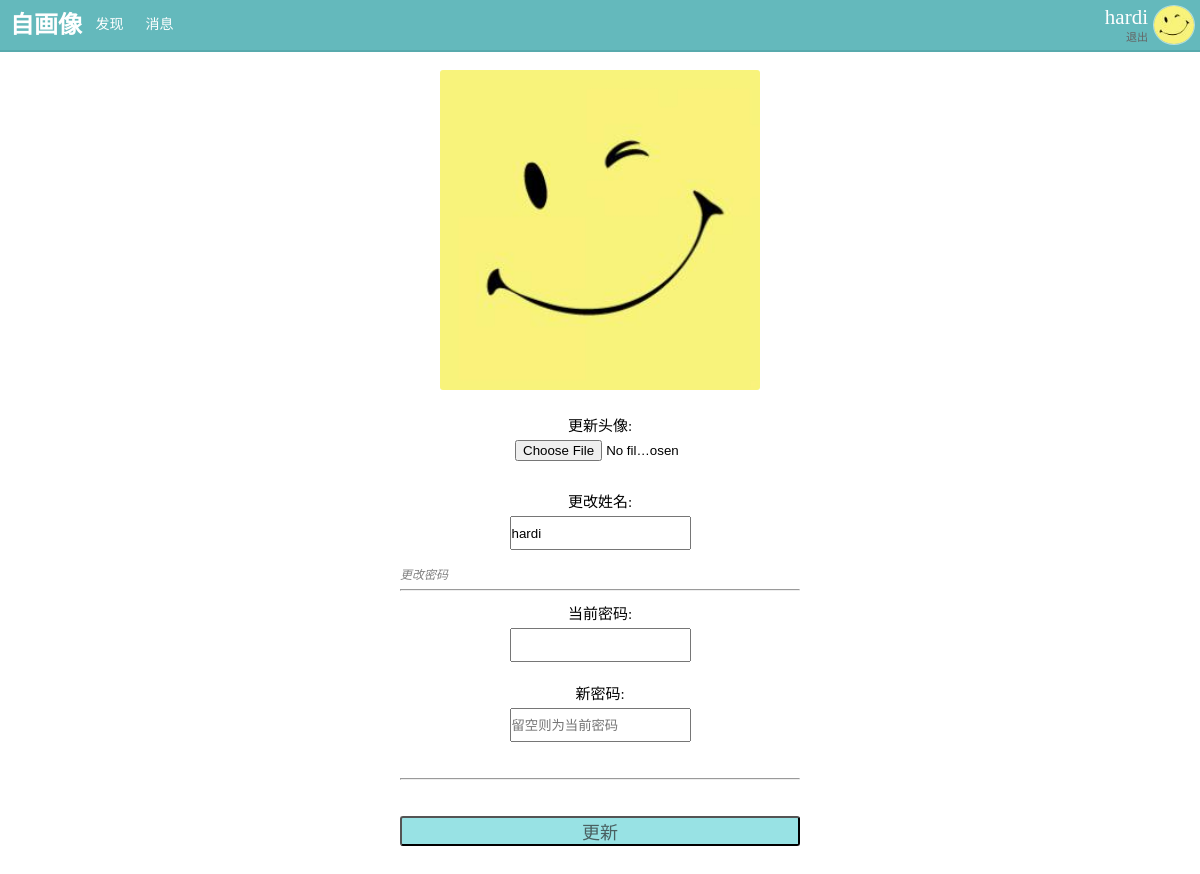
The app's page /changeInfo.php (signed in) with its own data.
### tables this page shows
CREATE TABLE `zhx_user` (
  `uid` int(11) NOT NULL AUTO_INCREMENT,
  `name` varchar(30) NOT NULL,
  `password` char(32) NOT NULL,
  `regTime` datetime NOT NULL,
  `avatar` varchar(64) NOT NULL,
  PRIMARY KEY (`uid`),
  UNIQUE KEY `name` (`name`)
);

### core/user.inc.php (called while the page is built, shortened)
<?php
function getUserByUid($uid){
	$sql="select * from zhx_user where uid=$uid";
	$row=fetchOne($sql);
	return $row;
}

### lib/mysql.func.php (called while the page is built, shortened)
<?php
function fetchOne($sql,$result_type=MYSQL_ASSOC){
	$result=mysql_query($sql);
	$row=mysql_fetch_array($result,$result_type);
	return $row;
}

### changeInfo.php (the view, shortened to what this page needs)
<?php
require_once 'includes/header.php';
$user_data=getUserByUid($uid);
?>
<form class="form_b4" method="post" action="doAction.php?act=changeInfo" enctype="multipart/form-data">
	 <img  src="images/uploads/avatar/<?php echo $user_data['avatar'] ?>" alt=""><br><br>
 	<label for="avatar">更新头像:</label><br>
 	<input style="width:170px;" type="file" id="avatar" name="avatar" accept="image/jpeg,image/gif,image/jpg,image/png"><br><br>
 	<label for="name">更改姓名:</label><br>
 	<input type="text"  value="<?php echo $user_data['name']?>" name="name"><br><br>
 	<i>更改密码</i>
 	<hr>
 	<label for="password">当前密码:</label><br>
 	<input type="password" name="password"><br><br>
 	<label for="passwordNew">新密码:</label><br>
 	<input type="password" name="passwordNew" placeholder="留空则为当前密码"><br><br><br>
 	<hr>
	<br><br>
 	<input class="submit"  type="submit" name="submit" value="更新" >
 	<br>
 	<br>
 	<br>
 </form>
<?php
require_once 'includes/footer.php';
?>

### includes/header.php (shortened to what this page needs)
<?php
$avatar=getUserByUid($_SESSION['uid'])['avatar'];
?>
<!DOCTYPE HTML>
<html>
<head>
	<link rel="stylesheet" href="styles/style.css">
</head>
<body>
<header>
	<div class="logo">
		<a class="logo_image" href="user.php"><h1>自画像</h1></a>
		<a class="logo_menu" href="find.php">发现</a>
		<a class="logo_menu" href="notify.php">消息
		</a>
	</div>
	<div class="info">
		<?php
		echo('<a href="changeInfo.php"><img  src="images/uploads/avatar_50/'.$avatar.'"></a>');
		echo('<a class="info_name" style="color:white;"href="user.php">' . $_SESSION['name'] . '</a><a class="info_logout" href="doAction.php?act=logout">退出</a>');
		 ?>
	</div>
</header>
<div class="wrap">

### styles/style.css (style rules this page uses)
body,ul,ol,li,p,h1,h2,h3,h4,h5,h6,form,fieldset,table,td,img,div,dl,dt,dd,input { margin:0;padding:0; }
body { font-size:12px; }
img { border:none; }
a { text-decoration:none; color:#656565; }
header { height: 50px; width: 100%; background-color: rgba(92, 182, 185,0.95); color:white; position: fixed; top:0; box-shadow: 0 0 3px; border-bottom: outset rgba(98, 220, 222, 0.3) 2px; z-index: 100; }
header h1 { line-height: 50px; margin-left: 10px; float:left; color:white; }
.wrap { margin:50px auto 0 auto; padding: 0 10px; max-width: 400px; }
.form_b4 { margin-top:50px; text-align:center }
.form_b4 img { width: 80%; margin-top: 20px; -webkit-border-radius: 3px; -moz-border-radius: 3px; border-radius: 3px; }
.form_b4 i { width: 100%; color: gray; text-align: left; display: block; }
.form_b4 input { height: 30px; }
.form_b4 label,#verify { font-size: 15px; margin: 5px 0; display: inline-block; }
header .logo a { float:left; }
header .logo_menu { width: 35px; height: 52px; line-height: 50px; color: white; font-size: 14px; margin-left: 5px; padding: 0 5px; text-align: center; }
header .info { float:right; height: 50px; }
header .info_name { position: absolute; top:5px; right:52px; line-height: 25px; font-size: 21px; }
header .info_logout { position: absolute; top: 25px; right: 52px; line-height: 25px; font-size: 11px; }
header .info img { float: right; width: 40px; height: 38px; margin: 5px; border:1px solid rgba(255, 255, 255, 0.52); -webkit-border-radius: 50%; -moz-border-radius: 50%; border-radius: 50%; }
.submit { width: 100%; height: 40px; margin-bottom: 5px; font-size:18px; color: #4A6061; background-color: #98E2E4; cursor: pointer; -webkit-border-radius: 3px; -moz-border-radius: 3px; border-radius: 3px; }

### records on screen
zhx_user: avatar (picture), name "hardi"

### other values on screen
$_SESSION['name'] "hardi"
